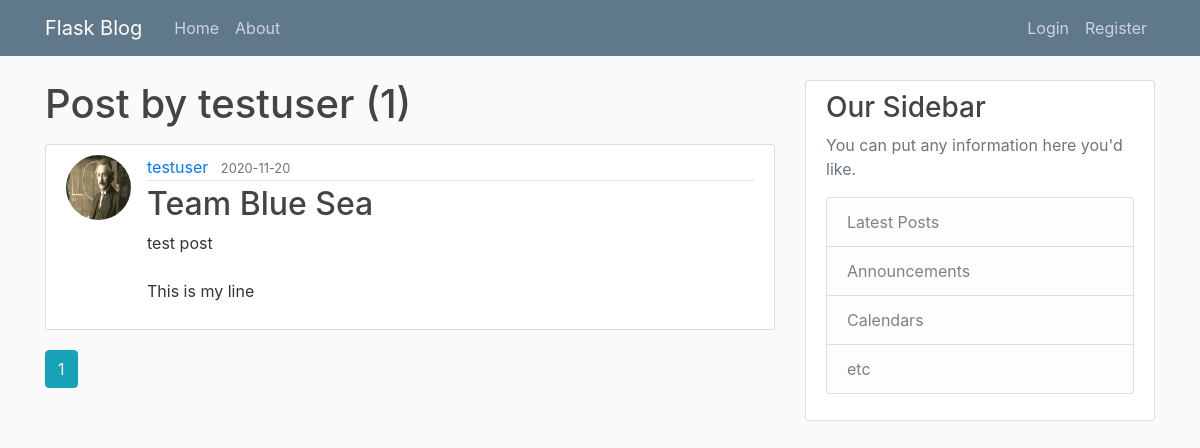
The page /user/testuser on the database as committed earlier.
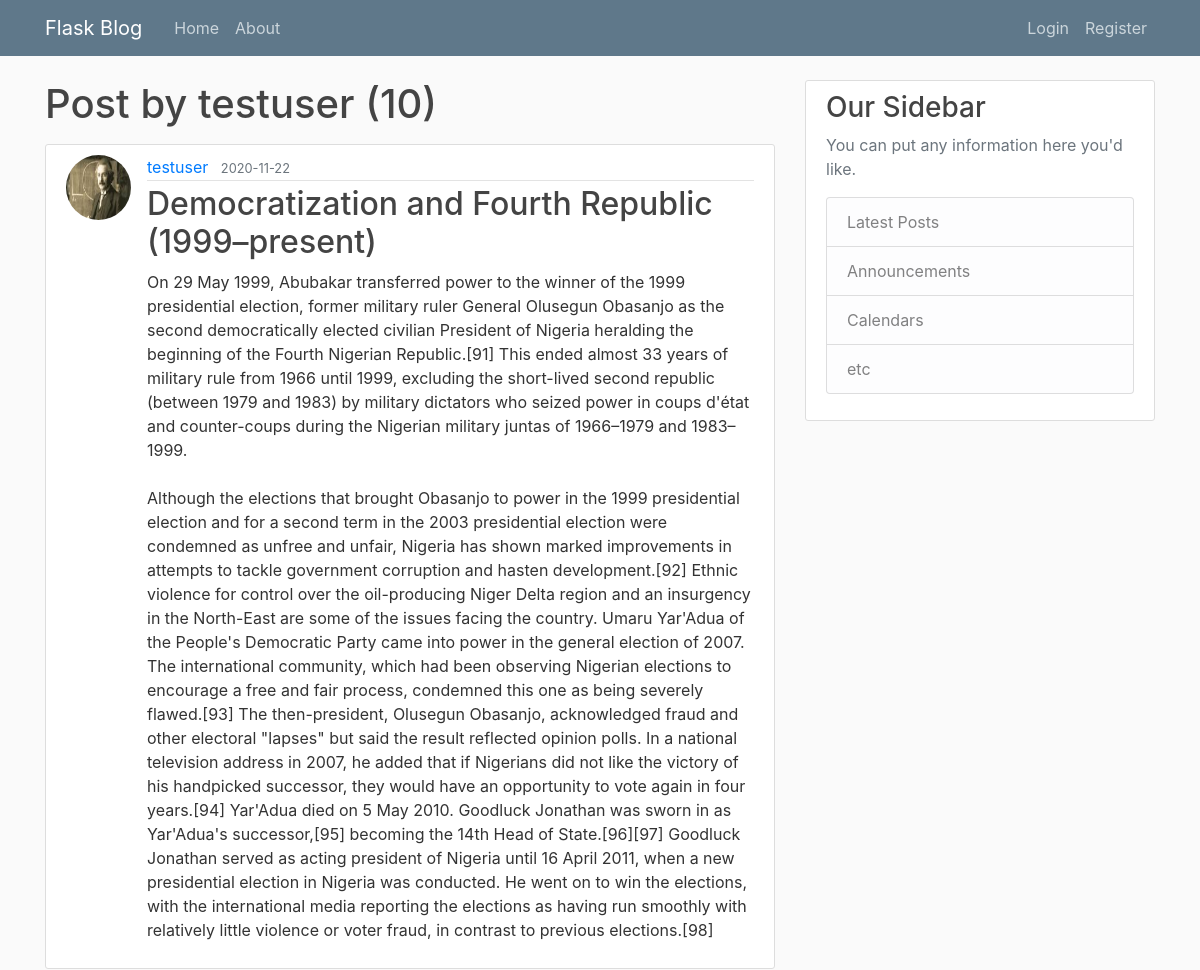
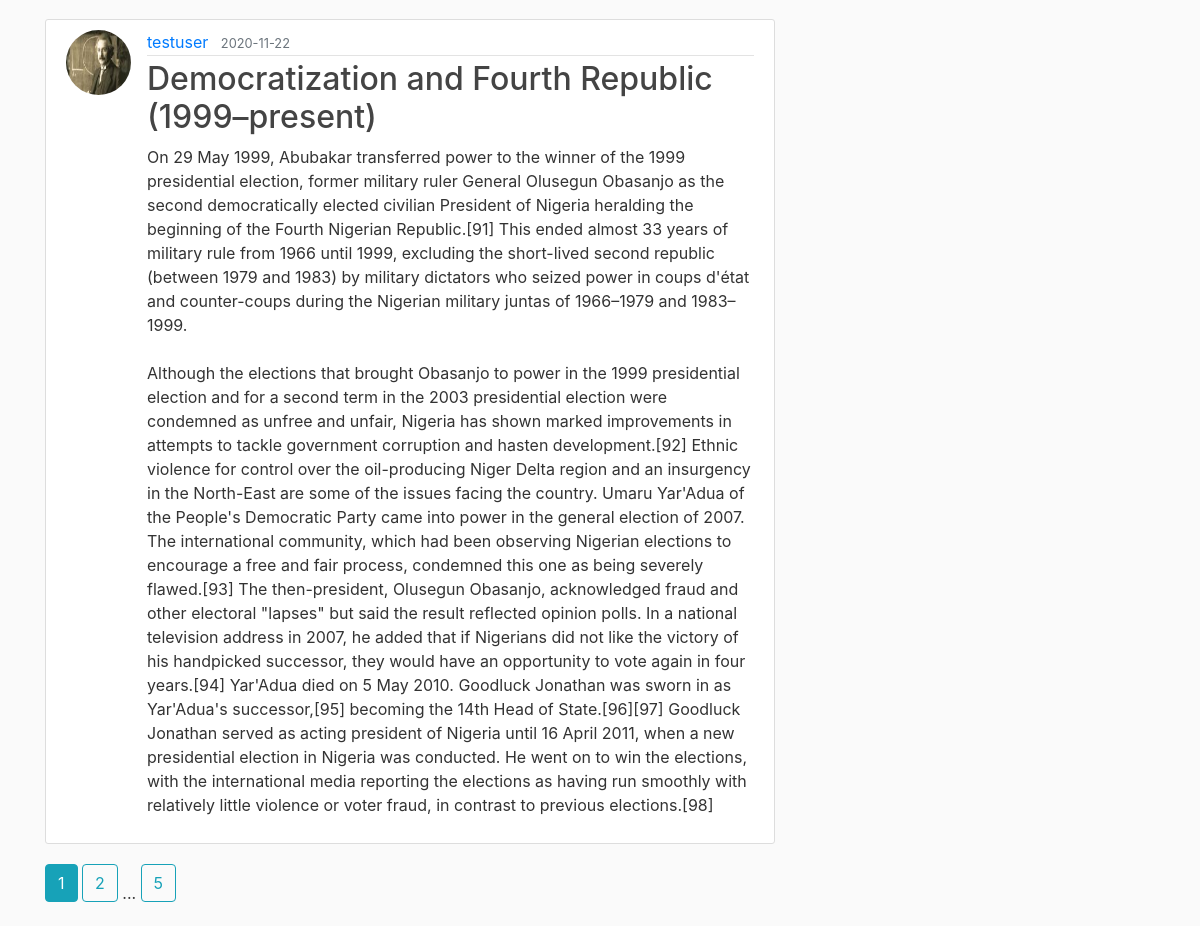
The same page on the database as committed later (2 pictures, top to bottom).
### flaskblog/models.py (models this page shows, shortened)
class Post(db.Model):
    id = db.Column(db.Integer, primary_key=True)
    title = db.Column(db.String(100), nullable=False)
    date_posted = db.Column(db.DateTime, nullable=False, default=datetime.utcnow)
    content = db.Column(db.Text, nullable=False)
    user_id = db.Column(db.Integer, db.ForeignKey('user.id'), nullable=False)

class User(db.Model, UserMixin):
    id = db.Column(db.Integer, primary_key=True)
    username = db.Column(db.String(20), unique=True, nullable=False)
    email = db.Column(db.String(120), unique=True, nullable=False)
    image_file = db.Column(db.String(20), nullable=False, default='default.jpg')
    password = db.Column(db.String(60), nullable=False)
    posts = db.relationship('Post', backref='author', lazy=True)

### flaskblog/routes.py (the view)
@app.route("/user/<string:username>")
def user_posts(username):
    page = request.args.get('page', 1, type=int)
    user = User.query.filter_by(username=username).first_or_404()
    posts = Post.query.filter_by(author=user)\
        .order_by(Post.date_posted.desc())\
        .paginate(page=page, per_page=2)
    return render_template('user_posts.html',
     posts=posts, user = user)

### flaskblog/templates/user_posts.html
{% extends "layout.html" %}
{% block content %}
	<h1 class="mb-3">Post by {{ user.username }} ({{ posts.total }})</h1>
	{% for post in posts.items %}
		<article class="media content-section">
		  <img class="rounded-circle article-img" src="{{ url_for('static', filename='profile_pic/' + post.author.image_file) }}">
		  <div class="media-body">
		    <div class="article-metadata">
		      <a class="mr-2" href="{{ url_for('user_posts', username=post.author.username) }}">{{ post.author.username }}</a>
		      <small class="text-muted">{{ post.date_posted.strftime('%Y-%m-%d') }}</small>
		    </div>
		    <h2><a class="article-title" href="{{ url_for('post', post_id=post.id)}}">{{ post.title }}</a></h2>
		    <p class="article-content">{{ post.content }}</p>
		  </div>
		</article>
	{% endfor %}
	{% for page_num in posts.iter_pages(left_edge=1, right_edge=1, left_current=1, right_current=2) %}
		{% if page_num %}
			{% if posts.page == page_num %}
				<a class="btn btn-info mb-4" href="{{ url_for('user_posts', username=user.username, page=page_num) }}">{{ page_num }}</a>
			{% else %}
				<a class="btn btn-outline-info mb-4" href="{{ url_for('user_posts', username=user.username, page=page_num) }}">{{ page_num }}</a>
			{% endif %}
		{% else %}
			...
		{% endif %}
	{% endfor %}
{% endblock content %}

Rows that differ between the two databases and show on the page:
no longer on this page (row unchanged): Post: image_file (picture), author.username "testuser", date_posted "2020-11-20", title "Team Blue Sea", content "test post This is my line"
added Post: image_file (picture), author.username "testuser", date_posted "2020-11-22", title "Democratization and Fourth Republic (1999–present)", content "On 29 May 1999, Abubakar transferred power to the winner of the 1999 presidential election, former military ruler General Olusegun Obasanjo as the second democratically elected civilian President of Nigeria heralding the beginning of the Fourth Nigerian Republic.[91] This ended almost 33 years of military rule from 1966 until 1999, excluding the short-lived second republic (between 1979 and 1983) by military dictators who seized power in coups d'état and counter-coups during the Nigerian military juntas of 1966–1979 and 1983–1999. Although the elections that brought Obasanjo to power in the 1999 presidential election and for a second term in the 2003 presidential election were condemned as…"
added Post: image_file (picture), author.username "testuser", date_posted "2020-11-22", title "Democratization and Fourth Republic (1999–present)", content "On 29 May 1999, Abubakar transferred power to the winner of the 1999 presidential election, former military ruler General Olusegun Obasanjo as the second democratically elected civilian President of Nigeria heralding the beginning of the Fourth Nigerian Republic.[91] This ended almost 33 years of military rule from 1966 until 1999, excluding the short-lived second republic (between 1979 and 1983) by military dictators who seized power in coups d'état and counter-coups during the Nigerian military juntas of 1966–1979 and 1983–1999. Although the elections that brought Obasanjo to power in the 1999 presidential election and for a second term in the 2003 presidential election were condemned as…"
Other text that changed with them:
{{ posts.total }}: "1" → "10"
new list line: "2"
new list line: "5"
